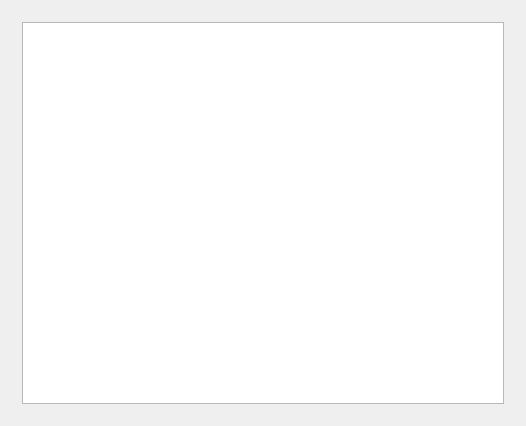
<?xml version="1.0" encoding="UTF-8"?>
<ui version="4.0">
 <class>StatusWidgetClass</class>
 <widget class="QWidget" name="StatusWidgetClass">
  <property name="geometry">
   <rect>
    <x>0</x>
    <y>0</y>
    <width>526</width>
    <height>426</height>
   </rect>
  </property>
  <property name="windowTitle">
   <string>StatusWidget</string>
  </property>
  <layout class="QVBoxLayout" name="verticalLayout">
   <item>
    <widget class="QWidget" name="widget" native="true">
     <layout class="QGridLayout" name="gridLayout">
      <item row="0" column="0">
       <widget class="QTreeView" name="treeView"/>
      </item>
     </layout>
    </widget>
   </item>
  </layout>
 </widget>
 <layoutdefault spacing="6" margin="11"/>
 <resources/>
 <connections/>
</ui>
